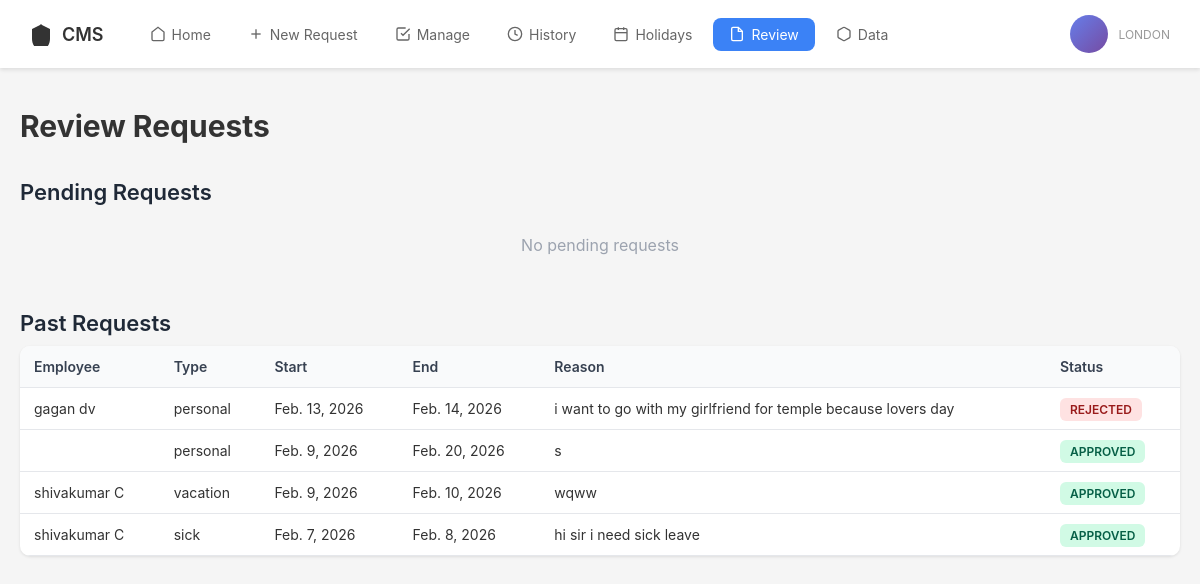
Page /review/ (signed in) on the earlier database version.
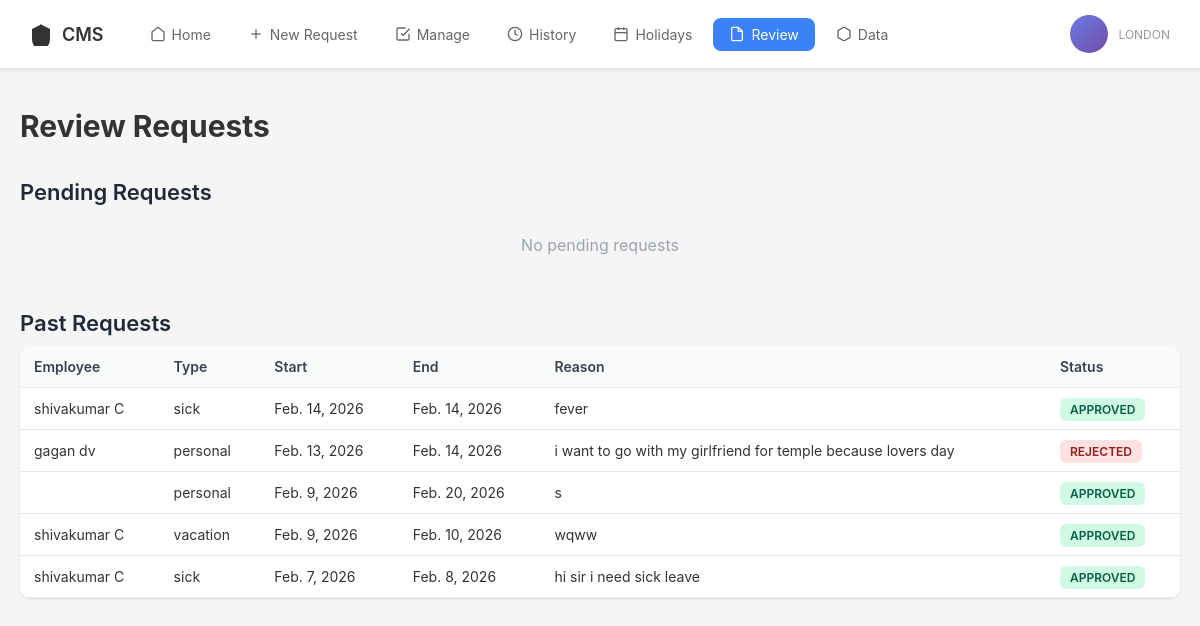
Same page on the later database version.
### cmsapp/models.py (models this page shows, shortened)
class TimeOffRequest(models.Model):
    STATUS_CHOICES = [
    ('pending', 'Pending'),
    ('approved', 'Approved'),
    ('rejected', 'Rejected'),
    ('withdrawn', 'Withdrawn'),
]
    TYPE_CHOICES = (
        ('vacation', 'Vacation'),
        ('sick', 'Sick Leave'),
        ('personal', 'Personal Leave'),
        ('other', 'Other'),
    )
    user = models.ForeignKey(User, on_delete=models.CASCADE, related_name='time_off_requests')
    type = models.CharField(max_length=20, choices=TYPE_CHOICES, default='vacation')
    start_date = models.DateField()
    end_date = models.DateField()
    reason = models.TextField()
    status = models.CharField(max_length=10, choices=STATUS_CHOICES, default='pending')
    created_at = models.DateTimeField(auto_now_add=True)
    updated_at = models.DateTimeField(auto_now=True)
    reviewed_by = models.ForeignKey(User, on_delete=models.SET_NULL, null=True, blank=True, related_name='reviewed_requests')
    review_comment = models.TextField(blank=True)
    class Meta:
        ordering = ['-created_at']

class User(AbstractUser):
    ROLE_CHOICES = (
        ('employee', 'Employee'),
        ('manager', 'Manager'),
        ('admin', 'Admin'),
    )
    role = models.CharField(max_length=10, choices=ROLE_CHOICES, default='employee')
    location = models.CharField(max_length=100, blank=True)
    country = models.CharField(max_length=100, default='USA')

### cmsapp/views.py (the view)
# urls.py: path('review/', views.review_view, name='review'),
@login_required
def review_view(request):
    if request.user.role not in ['manager', 'admin']:
        messages.error(request, 'You do not have permission to access this page')
        return redirect('home')
    pending_requests = TimeOffRequest.objects.filter(status='pending')
    past_requests = TimeOffRequest.objects.exclude(status='pending')
    return render(request, 'review.html', {
        'pending_requests': pending_requests,
        'past_requests': past_requests
    })

### templates/review.html (shortened to what this page needs)
{% extends 'base.html' %}
{% block content %}
<div class="page-header">
    <h1 class="page-title">Review Requests</h1>
</div>
<div class="section-title">Pending Requests</div>
{% if pending_requests %}
<table>
    <thead>
        <tr>
            <th>Employee</th>
            <th>Type</th>
            <th>Start</th>
            <th>End</th>
            <th>Reason</th>
            <th>Status</th>
            <th>Action</th>
        </tr>
    </thead>
    <tbody>
        {% for request in pending_requests %}
        <tr>
            <td>{{ request.user.get_full_name }}</td>
            <td>{{ request.type }}</td>
            <td>{{ request.start_date }}</td>
            <td>{{ request.end_date }}</td>
            <td>{{ request.reason }}</td>
            <td><span class="status pending">Pending</span></td>
            <td>
                <a href="{% url 'approve_request' request.id %}" class="btn approve">Approve</a>
                <a href="{% url 'reject_request' request.id %}" class="btn reject">Reject</a>
            </td>
        </tr>
        {% endfor %}
    </tbody>
</table>
{% else %}
<div class="no-data">No pending requests</div>
{% endif %}
<div class="section-title">Past Requests</div>
{% if past_requests %}
<table>
    <thead>
        <tr>
            <th>Employee</th>
            <th>Type</th>
            <th>Start</th>
            <th>End</th>
            <th>Reason</th>
            <th>Status</th>
        </tr>
    </thead>
    <tbody>
        {% for request in past_requests %}
        <tr>
            <td>{{ request.user.get_full_name }}</td>
            <td>{{ request.type }}</td>
            <td>{{ request.start_date }}</td>
            <td>{{ request.end_date }}</td>
            <td>{{ request.reason }}</td>
            <td>
                <span class="status {{ request.status }}">
                    {{ request.status }}
                </span>
            </td>
        </tr>
        {% endfor %}
    </tbody>
</table>
{% else %}
<div class="no-data">No past requests</div>
{% endif %}
{% endblock %}

Differences in the rows shown:
added TimeOffRequest: user.get_full_name "shivakumar C", type "sick", start_date "Feb. 14, 2026", end_date "Feb. 14, 2026", reason "fever", status "APPROVED"
